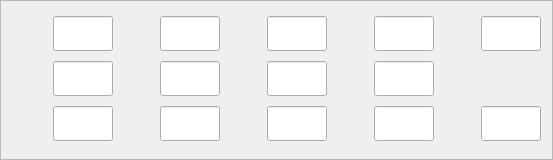
         <widget class="QFrame" name="frame_18">
          <property name="minimumSize">
           <size>
            <width>0</width>
            <height>160</height>
           </size>
          </property>
          <property name="maximumSize">
           <size>
            <width>16777215</width>
            <height>160</height>
           </size>
          </property>
          <property name="frameShape">
           <enum>QFrame::StyledPanel</enum>
          </property>
          <property name="frameShadow">
           <enum>QFrame::Raised</enum>
          </property>
          <layout class="QGridLayout" name="gridLayout_24">
           <item row="0" column="0">
            <widget class="QLabel" name="label_14">
             <property name="minimumSize">
              <size>
               <width>35</width>
               <height>35</height>
              </size>
             </property>
             <property name="maximumSize">
              <size>
               <width>35</width>
               <height>35</height>
              </size>
             </property>
             <property name="font">
              <font>
               <family>Segoe UI</family>
               <pointsize>10</pointsize>
              </font>
             </property>
             <property name="text">
              <string>&lt;html&gt;&lt;head/&gt;&lt;body&gt;&lt;p align=&quot;center&quot;&gt;&lt;span style=&quot; color:#eeeeee;&quot;&gt;U&lt;/span&gt;&lt;/p&gt;&lt;/body&gt;&lt;/html&gt;</string>
             </property>
            </widget>
           </item>
           <item row="0" column="1">
            <widget class="QLineEdit" name="magu_lineEdit">
             <property name="minimumSize">
              <size>
               <width>60</width>
               <height>35</height>
              </size>
             </property>
             <property name="maximumSize">
              <size>
               <width>60</width>
               <height>35</height>
              </size>
             </property>
             <property name="font">
              <font>
               <family>Arial</family>
               <pointsize>10</pointsize>
              </font>
             </property>
             <property name="readOnly">
              <bool>true</bool>
             </property>
            </widget>
           </item>
           <item row="0" column="2">
            <widget class="QLabel" name="label_15">
             <property name="minimumSize">
              <size>
               <width>35</width>
               <height>35</height>
              </size>
             </property>
             <property name="maximumSize">
              <size>
               <width>35</width>
               <height>35</height>
              </size>
             </property>
             <property name="font">
              <font>
               <family>Segoe UI</family>
               <pointsize>10</pointsize>
              </font>
             </property>
             <property name="text">
              <string>&lt;html&gt;&lt;head/&gt;&lt;body&gt;&lt;p align=&quot;center&quot;&gt;&lt;span style=&quot; color:#eeeeee;&quot;&gt;B&lt;/span&gt;&lt;/p&gt;&lt;/body&gt;&lt;/html&gt;</string>
             </property>
            </widget>
           </item>
           <item row="0" column="3">
            <widget class="QLineEdit" name="magb_lineEdit">
             <property name="minimumSize">
              <size>
               <width>60</width>
               <height>35</height>
              </size>
             </property>
             <property name="maximumSize">
              <size>
               <width>60</width>
               <height>35</height>
              </size>
             </property>
             <property name="font">
              <font>
               <family>Arial</family>
               <pointsize>10</pointsize>
              </font>
             </property>
             <property name="text">
              <string/>
             </property>
             <property name="readOnly">
              <bool>true</bool>
             </property>
            </widget>
           </item>
           <item row="0" column="4">
            <widget class="QLabel" name="label_16">
             <property name="minimumSize">
              <size>
               <width>35</width>
               <height>35</height>
              </size>
             </property>
             <property name="maximumSize">
              <size>
               <width>35</width>
               <height>35</height>
              </size>
             </property>
             <property name="font">
              <font>
               <family>Segoe UI</family>
               <pointsize>10</pointsize>
              </font>
             </property>
             <property name="text">
              <string>&lt;html&gt;&lt;head/&gt;&lt;body&gt;&lt;p align=&quot;center&quot;&gt;&lt;span style=&quot; color:#eeeeee;&quot;&gt;V&lt;/span&gt;&lt;/p&gt;&lt;/body&gt;&lt;/html&gt;</string>
             </property>
            </widget>
           </item>
           <item row="0" column="5">
            <widget class="QLineEdit" name="magv_lineEdit">
             <property name="minimumSize">
              <size>
               <width>60</width>
               <height>35</height>
              </size>
             </property>
             <property name="maximumSize">
              <size>
               <width>60</width>
               <height>35</height>
              </size>
             </property>
             <property name="font">
              <font>
               <family>Arial</family>
               <pointsize>10</pointsize>
              </font>
             </property>
             <property name="readOnly">
              <bool>true</bool>
             </property>
            </widget>
           </item>
           <item row="0" column="6">
            <widget class="QLabel" name="label_17">
             <property name="minimumSize">
              <size>
               <width>35</width>
               <height>35</height>
              </size>
             </property>
             <property name="maximumSize">
              <size>
               <width>35</width>
               <height>35</height>
              </size>
             </property>
             <property name="font">
              <font>
               <family>Segoe UI</family>
               <pointsize>10</pointsize>
              </font>
             </property>
             <property name="text">
              <string>&lt;html&gt;&lt;head/&gt;&lt;body&gt;&lt;p align=&quot;center&quot;&gt;&lt;span style=&quot; color:#eeeeee;&quot;&gt;R&lt;/span&gt;&lt;/p&gt;&lt;/body&gt;&lt;/html&gt;</string>
             </property>
            </widget>
           </item>
           <item row="0" column="7">
            <widget class="QLineEdit" name="magr_lineEdit">
             <property name="minimumSize">
              <size>
               <width>60</width>
               <height>35</height>
              </size>
             </property>
             <property name="maximumSize">
              <size>
               <width>60</width>
               <height>35</height>
              </size>
             </property>
             <property name="font">
              <font>
               <family>Arial</family>
               <pointsize>10</pointsize>
              </font>
             </property>
             <property name="readOnly">
              <bool>true</bool>
             </property>
            </widget>
           </item>
           <item row="0" column="8">
            <widget class="QLabel" name="label_18">
             <property name="minimumSize">
              <size>
               <width>35</width>
               <height>35</height>
              </size>
             </property>
             <property name="maximumSize">
              <size>
               <width>35</width>
               <height>35</height>
              </size>
             </property>
             <property name="font">
              <font>
               <family>Segoe UI</family>
               <pointsize>10</pointsize>
              </font>
             </property>
             <property name="text">
              <string>&lt;html&gt;&lt;head/&gt;&lt;body&gt;&lt;p align=&quot;center&quot;&gt;&lt;span style=&quot; color:#eeeeee;&quot;&gt;I&lt;/span&gt;&lt;/p&gt;&lt;/body&gt;&lt;/html&gt;</string>
             </property>
            </widget>
           </item>
           <item row="0" column="9">
            <widget class="QLineEdit" name="magi_lineEdit">
             <property name="minimumSize">
              <size>
               <width>60</width>
               <height>35</height>
              </size>
             </property>
             <property name="maximumSize">
              <size>
               <width>60</width>
               <height>35</height>
              </size>
             </property>
             <property name="font">
              <font>
               <family>Arial</family>
               <pointsize>10</pointsize>
              </font>
             </property>
             <property name="readOnly">
              <bool>true</bool>
             </property>
            </widget>
           </item>
           <item row="1" column="0">
            <widget class="QLabel" name="label_19">
             <property name="minimumSize">
              <size>
               <width>35</width>
               <height>35</height>
              </size>
             </property>
             <property name="maximumSize">
              <size>
               <width>35</width>
               <height>35</height>
              </size>
             </property>
             <property name="font">
              <font>
               <family>Segoe UI</family>
               <pointsize>10</pointsize>
              </font>
             </property>
             <property name="text">
              <string>&lt;html&gt;&lt;head/&gt;&lt;body&gt;&lt;p align=&quot;center&quot;&gt;&lt;span style=&quot; color:#eeeeee;&quot;&gt;G&lt;/span&gt;&lt;/p&gt;&lt;/body&gt;&lt;/html&gt;</string>
             </property>
            </widget>
           </item>
           <item row="1" column="1">
            <widget class="QLineEdit" name="magg_lineEdit">
             <property name="minimumSize">
              <size>
               <width>60</width>
               <height>35</height>
              </size>
             </property>
             <property name="maximumSize">
              <size>
               <width>60</width>
               <height>35</height>
              </size>
             </property>
             <property name="font">
              <font>
               <family>Arial</family>
               <pointsize>10</pointsize>
              </font>
             </property>
             <property name="readOnly">
              <bool>true</bool>
             </property>
            </widget>
           </item>
           <item row="1" column="2">
            <widget class="QLabel" name="label_20">
             <property name="minimumSize">
              <size>
               <width>35</width>
               <height>35</height>
              </size>
             </property>
             <property name="maximumSize">
              <size>
               <width>35</width>
               <height>35</height>
              </size>
             </property>
             <property name="font">
              <font>
               <family>Segoe UI</family>
               <pointsize>10</pointsize>
              </font>
             </property>
             <property name="text">
              <string>&lt;html&gt;&lt;head/&gt;&lt;body&gt;&lt;p align=&quot;center&quot;&gt;&lt;span style=&quot; color:#eeeeee;&quot;&gt;J&lt;/span&gt;&lt;/p&gt;&lt;/body&gt;&lt;/html&gt;</string>
             </property>
            </widget>
           </item>
           <item row="1" column="3">
            <widget class="QLineEdit" name="magj_lineEdit">
             <property name="minimumSize">
              <size>
               <width>60</width>
               <height>35</height>
              </size>
             </property>
             <property name="maximumSize">
              <size>
               <width>60</width>
               <height>35</height>
              </size>
             </property>
             <property name="font">
              <font>
               <family>Arial</family>
               <pointsize>10</pointsize>
              </font>
             </property>
             <property name="readOnly">
              <bool>true</bool>
             </property>
            </widget>
           </item>
           <item row="1" column="4">
            <widget class="QLabel" name="label_21">
             <property name="minimumSize">
              <size>
               <width>35</width>
               <height>35</height>
              </size>
             </property>
             <property name="maximumSize">
              <size>
               <width>35</width>
               <height>35</height>
              </size>
             </property>
             <property name="font">
              <font>
               <family>Segoe UI</family>
               <pointsize>10</pointsize>
              </font>
             </property>
             <property name="text">
              <string>&lt;html&gt;&lt;head/&gt;&lt;body&gt;&lt;p align=&quot;center&quot;&gt;&lt;span style=&quot; color:#eeeeee;&quot;&gt;H&lt;/span&gt;&lt;/p&gt;&lt;/body&gt;&lt;/html&gt;</string>
             </property>
            </widget>
           </item>
           <item row="1" column="5">
            <widget class="QLineEdit" name="magh_lineEdit">
             <property name="minimumSize">
              <size>
               <width>60</width>
               <height>35</height>
              </size>
             </property>
             <property name="maximumSize">
              <size>
               <width>60</width>
               <height>35</height>
              </size>
             </property>
             <property name="font">
              <font>
               <family>Arial</family>
               <pointsize>10</pointsize>
              </font>
             </property>
             <property name="readOnly">
              <bool>true</bool>
             </property>
            </widget>
           </item>
           <item row="1" column="6">
            <widget class="QLabel" name="label_23">
             <property name="minimumSize">
              <size>
               <width>35</width>
               <height>35</height>
              </size>
             </property>
             <property name="maximumSize">
              <size>
               <width>35</width>
               <height>35</height>
              </size>
             </property>
             <property name="font">
              <font>
               <family>Segoe UI</family>
               <pointsize>10</pointsize>
              </font>
             </property>
             <property name="text">
              <string>&lt;html&gt;&lt;head/&gt;&lt;body&gt;&lt;p align=&quot;center&quot;&gt;&lt;span style=&quot; color:#eeeeee;&quot;&gt;K&lt;/span&gt;&lt;/p&gt;&lt;/body&gt;&lt;/html&gt;</string>
             </property>
            </widget>
           </item>
           <item row="1" column="7">
            <widget class="QLineEdit" name="magk_lineEdit">
             <property name="minimumSize">
              <size>
               <width>60</width>
               <height>35</height>
              </size>
             </property>
             <property name="maximumSize">
              <size>
               <width>60</width>
               <height>35</height>
              </size>
             </property>
             <property name="font">
              <font>
               <family>Arial</family>
               <pointsize>10</pointsize>
              </font>
             </property>
             <property name="readOnly">
              <bool>true</bool>
             </property>
            </widget>
           </item>
           <item row="2" column="9">
            <widget class="QLineEdit" name="magz_lineEdit">
             <property name="minimumSize">
              <size>
               <width>60</width>
               <height>35</height>
              </size>
             </property>
             <property name="maximumSize">
              <size>
               <width>60</width>
               <height>35</height>
              </size>
             </property>
             <property name="font">
              <font>
               <family>Arial</family>
               <pointsize>10</pointsize>
              </font>
             </property>
             <property name="readOnly">
              <bool>true</bool>
             </property>
            </widget>
           </item>
           <item row="2" column="8">
            <widget class="QLabel" name="label_31">
             <property name="minimumSize">
              <size>
               <width>35</width>
               <height>35</height>
              </size>
             </property>
             <property name="maximumSize">
              <size>
               <width>35</width>
               <height>35</height>
              </size>
             </property>
             <property name="font">
              <font>
               <family>Segoe UI</family>
               <pointsize>10</pointsize>
              </font>
             </property>
             <property name="text">
              <string>&lt;html&gt;&lt;head/&gt;&lt;body&gt;&lt;p align=&quot;center&quot;&gt;&lt;span style=&quot; color:#eeeeee;&quot;&gt;z&lt;/span&gt;&lt;/p&gt;&lt;/body&gt;&lt;/html&gt;</string>
             </property>
            </widget>
           </item>
           <item row="2" column="7">
            <widget class="QLineEdit" name="magi2_lineEdit">
             <property name="minimumSize">
              <size>
               <width>60</width>
               <height>35</height>
              </size>
             </property>
             <property name="maximumSize">
              <size>
               <width>60</width>
               <height>35</height>
              </size>
             </property>
             <property name="font">
              <font>
               <family>Arial</family>
               <pointsize>10</pointsize>
              </font>
             </property>
             <property name="readOnly">
              <bool>true</bool>
             </property>
            </widget>
           </item>
           <item row="2" column="6">
            <widget class="QLabel" name="label_30">
             <property name="minimumSize">
              <size>
               <width>35</width>
               <height>35</height>
              </size>
             </property>
             <property name="maximumSize">
              <size>
               <width>35</width>
               <height>35</height>
              </size>
             </property>
             <property name="font">
              <font>
               <family>Segoe UI</family>
               <pointsize>10</pointsize>
              </font>
             </property>
             <property name="text">
              <string>&lt;html&gt;&lt;head/&gt;&lt;body&gt;&lt;p align=&quot;center&quot;&gt;&lt;span style=&quot; color:#eeeeee;&quot;&gt;i&lt;/span&gt;&lt;/p&gt;&lt;/body&gt;&lt;/html&gt;</string>
             </property>
            </widget>
           </item>
           <item row="2" column="5">
            <widget class="QLineEdit" name="magr2_lineEdit">
             <property name="minimumSize">
              <size>
               <width>60</width>
               <height>35</height>
              </size>
             </property>
             <property name="maximumSize">
              <size>
               <width>60</width>
               <height>35</height>
              </size>
             </property>
             <property name="font">
              <font>
               <family>Arial</family>
               <pointsize>10</pointsize>
              </font>
             </property>
             <property name="readOnly">
              <bool>true</bool>
             </property>
            </widget>
           </item>
           <item row="2" column="4">
            <widget class="QLabel" name="label_29">
             <property name="minimumSize">
              <size>
               <width>35</width>
               <height>35</height>
              </size>
             </property>
             <property name="maximumSize">
              <size>
               <width>35</width>
               <height>35</height>
              </size>
             </property>
             <property name="font">
              <font>
               <family>Segoe UI</family>
               <pointsize>10</pointsize>
              </font>
             </property>
             <property name="text">
              <string>&lt;html&gt;&lt;head/&gt;&lt;body&gt;&lt;p align=&quot;center&quot;&gt;&lt;span style=&quot; color:#eeeeee;&quot;&gt;r&lt;/span&gt;&lt;/p&gt;&lt;/body&gt;&lt;/html&gt;</string>
             </property>
            </widget>
           </item>
           <item row="2" column="3">
            <widget class="QLineEdit" name="magg2_lineEdit">
             <property name="minimumSize">
              <size>
               <width>60</width>
               <height>35</height>
              </size>
             </property>
             <property name="maximumSize">
              <size>
               <width>60</width>
               <height>35</height>
              </size>
             </property>
             <property name="font">
              <font>
               <family>Arial</family>
               <pointsize>10</pointsize>
              </font>
             </property>
             <property name="readOnly">
              <bool>true</bool>
             </property>
            </widget>
           </item>
           <item row="2" column="2">
            <widget class="QLabel" name="label_28">
             <property name="minimumSize">
              <size>
               <width>35</width>
               <height>35</height>
              </size>
             </property>
             <property name="maximumSize">
              <size>
               <width>35</width>
               <height>35</height>
              </size>
             </property>
             <property name="font">
              <font>
               <family>Segoe UI</family>
               <pointsize>10</pointsize>
              </font>
             </property>
             <property name="text">
              <string>&lt;html&gt;&lt;head/&gt;&lt;body&gt;&lt;p align=&quot;center&quot;&gt;&lt;span style=&quot; color:#eeeeee;&quot;&gt;g&lt;/span&gt;&lt;/p&gt;&lt;/body&gt;&lt;/html&gt;</string>
             </property>
            </widget>
           </item>
           <item row="2" column="0">
            <widget class="QLabel" name="label_27">
             <property name="minimumSize">
              <size>
               <width>35</width>
               <height>35</height>
              </size>
             </property>
             <property name="maximumSize">
              <size>
               <width>35</width>
               <height>35</height>
              </size>
             </property>
             <property name="font">
              <font>
               <family>Segoe UI</family>
               <pointsize>10</pointsize>
              </font>
             </property>
             <property name="text">
              <string>&lt;html&gt;&lt;head/&gt;&lt;body&gt;&lt;p align=&quot;center&quot;&gt;&lt;span style=&quot; color:#eeeeee;&quot;&gt;u&lt;/span&gt;&lt;/p&gt;&lt;/body&gt;&lt;/html&gt;</string>
             </property>
            </widget>
           </item>
           <item row="2" column="1">
            <widget class="QLineEdit" name="magu2_lineEdit">
             <property name="minimumSize">
              <size>
               <width>60</width>
               <height>35</height>
              </size>
             </property>
             <property name="maximumSize">
              <size>
               <width>60</width>
               <height>35</height>
              </size>
             </property>
             <property name="font">
              <font>
               <family>Arial</family>
               <pointsize>10</pointsize>
              </font>
             </property>
             <property name="readOnly">
              <bool>true</bool>
             </property>
            </widget>
           </item>
          </layout>
         </widget>
